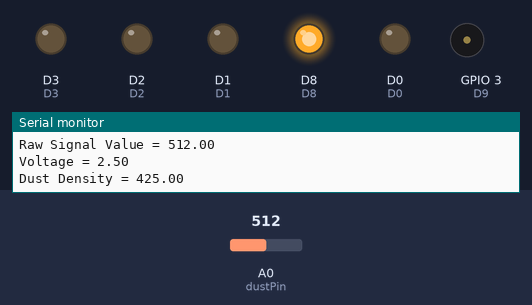
Bench run of a sketch on a simulated ESP8266 (NodeMCU). Parts: output pins drawn as LEDs (lit = HIGH), buzzer (waves = sounding), the last lines printed to the serial monitor. Inputs (shaded band) come from the test bench; at power-on: A0 (dustPin) = 512. WiFi joins after 1.5 s; servers stay silent unless stated; pins used as bus, display or sensor lines are not drawn.

Above: at 2.7 s.
2.8 s: A0 (dustPin) set to 716
At 7.3 s:
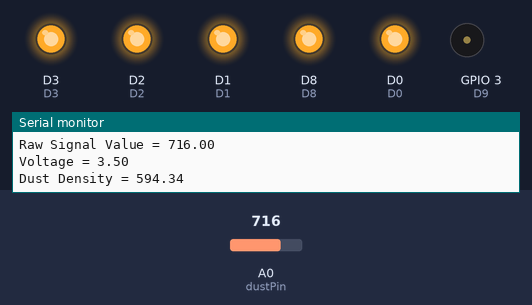
9.3 s: A0 (dustPin) set to 900
At 11.2 s:
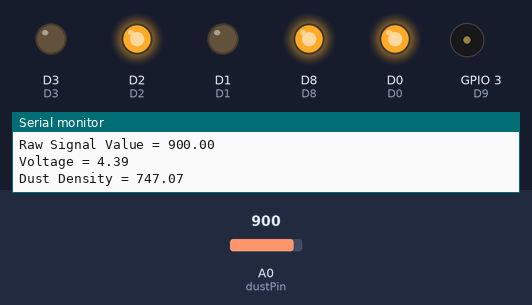
17.1 s: A0 (dustPin) set to 1023
At 19.7 s:
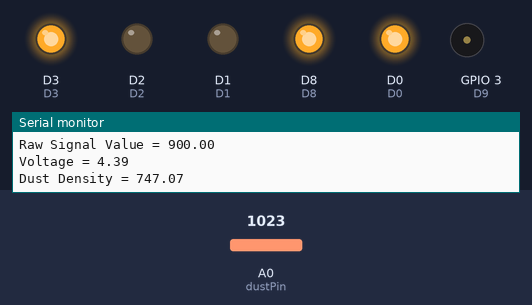
24.8 s: A0 (dustPin) set to 974
29.1 s: A0 (dustPin) set to 950
At 32.59 s:
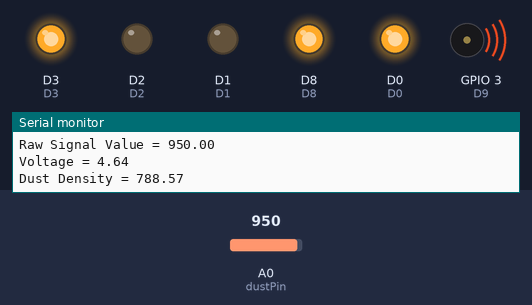
36.9 s: A0 (dustPin) set to 511
At 38.3 s:
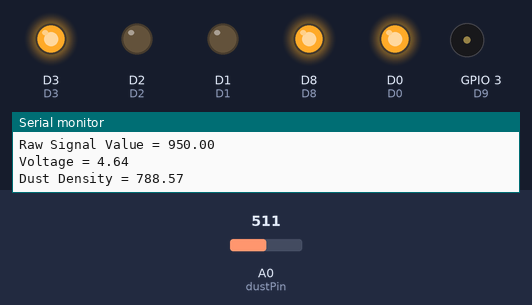
Timing chart, 0 to 45.7 s (numbered marks = the images above; inputs shaded):
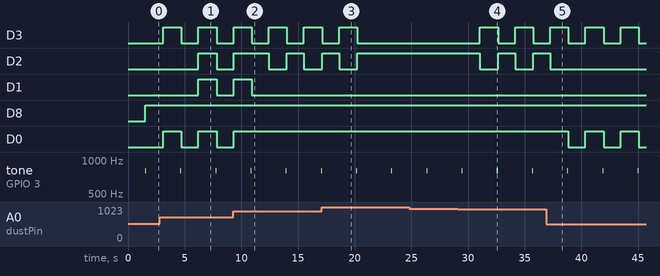

The sketch:

Mobile_AQI.ino
```cpp
#include <ESP8266WiFi.h> //library file for node mcu ESP8266
#include "7-seg.h"
#include "pollution.h"
#include "reg.h"

static const uint8_t D0   = 16; //pin decleration in node mcu
static const uint8_t D1   = 5;
static const uint8_t D2   = 4;
static const uint8_t D3   = 0;
static const uint8_t D4   = 2;
static const uint8_t D5   = 14;
static const uint8_t D6   = 12;
static const uint8_t D7   = 13;
static const uint8_t D10  = 1;

const char* ssid = "Vision";      // ssid and password for conncetion to wifi
const char* password = "spaceapps";

WiFiServer server(80);


String prepareHtmlPage()   //html to display on browser
{
  String htmlPage =
    String("HTTP/1.1 200 OK\r\n") +
    "Content-Type: text/html\r\n" +
    "Connection: close\r\n" +  // the connection will be closed after completion of the response
    "Refresh: 1\r\n" +  // refresh the page automatically every 1 sec
    "\r\n" +
    "<!DOCTYPE HTML>" +
    "<html>" +
    "<body>" +
    String(dustDensity) +
    "</body>" +
    "</html>" +
    "\r\n";
  return htmlPage;
}

void setup()
{
  Serial.begin(115200);

  pinMode(D0, OUTPUT);
  pinMode(D1, OUTPUT);
  pinMode(D2, OUTPUT);
  pinMode(D3, OUTPUT);
  pinMode(D4, OUTPUT);
  pinMode(D5, OUTPUT);
  pinMode(D6, OUTPUT);
  pinMode(D7, OUTPUT);
  pinMode(D8, OUTPUT);
  pinMode(D9, OUTPUT);
  define_segment_pins(D7, D6, D5, D4, D3, D2, D1, D0);
  int i = 0;

  Serial.printf("Connecting to %s ", ssid);
  WiFi.begin(ssid, password);
  while (WiFi.status() != WL_CONNECTED)
  {
    delay(500);
    Serial.print(".");
  }
  Serial.println(" connected");

  server.begin();
  Serial.printf("Web server started, open %s in a web browser\n", WiFi.localIP().toString().c_str()); // Print IP in serial moinitor


}
void loop()
{
  WiFiClient client = server.available();
  // wait for a client (web browser) to connect
  if (client)
  {
    Serial.println("\n[Client connected]");
    while (client.connected())
    {
      // read line by line what the client (web browser) is requesting
      if (client.available())
      {
        String line = client.readStringUntil('\r');
        Serial.print(line);
        // wait for end of client's request, that is marked with an empty line
        if (line.length() == 1 && line[0] == '\n')
        {
          client.println(prepareHtmlPage());
          break;
        }
      }
    }
    delay(1); // give the web browser time to receive the data

    // close the connection:
    client.stop();
    Serial.println("[Client disonnected]");
  }
  s_read();
  s_calculate();
  next_data(dustDensity);
  s_print();
  dangerCheck();
  s_disp(num, 0);
  delay(1500);
  s_disp(n_num, 1);
  delay(1500);
}
```

7-seg.h
```cpp
int disp_pin[8];  /* array for a-g pins of 7-Segment display */
bool dot = 1;    //for toggling the dot in seven segment display

void define_segment_pins(int a, int b, int c, int d, int e, int f, int g, int dp) /* Assigns 7-segment display pins to board */
{
  disp_pin[0] = a;
  disp_pin[1] = b;
  disp_pin[2] = c;
  disp_pin[3] = d;
  disp_pin[4] = e;
  disp_pin[5] = f;
  disp_pin[6] = g;
  disp_pin[7] = dp;
}

void s_disp(int num, bool dot) /* Function for displaying number (0-9) */
{
  digitalWrite(disp_pin[7], dot);
  switch (num)
  {
    case 0:
      digitalWrite(disp_pin[0], LOW); /* Drive disp_pin[0] to LOW */
      digitalWrite(disp_pin[1], LOW); /* Driving LOW turns on LED segment for common anode display */
      digitalWrite(disp_pin[2], LOW);
      digitalWrite(disp_pin[3], LOW);
      digitalWrite(disp_pin[4], LOW);
      digitalWrite(disp_pin[5], LOW);
      digitalWrite(disp_pin[6], HIGH);
      break;
    case 1:
      digitalWrite(disp_pin[0], HIGH);  /* Drive disp_pin[7] to HIGH */
      digitalWrite(disp_pin[1], LOW);
      digitalWrite(disp_pin[2], LOW);
      digitalWrite(disp_pin[3], HIGH);  /* Driving HIGH turns off LED segment for common anode display */
      digitalWrite(disp_pin[4], HIGH);
      digitalWrite(disp_pin[5], HIGH);
      digitalWrite(disp_pin[6], HIGH);
      break;
    case 2:
      digitalWrite(disp_pin[0], LOW);
      digitalWrite(disp_pin[1], LOW);
      digitalWrite(disp_pin[2], HIGH);
      digitalWrite(disp_pin[3], LOW);
      digitalWrite(disp_pin[4], LOW);
      digitalWrite(disp_pin[5], HIGH);
      digitalWrite(disp_pin[6], LOW);
      break;
    case 3:
      digitalWrite(disp_pin[0], LOW);
      digitalWrite(disp_pin[1], LOW);
      digitalWrite(disp_pin[2], LOW);
      digitalWrite(disp_pin[3], LOW);
      digitalWrite(disp_pin[4], HIGH);
      digitalWrite(disp_pin[5], HIGH);
      digitalWrite(disp_pin[6], LOW);
      break;
    case 4:
      digitalWrite(disp_pin[0], HIGH);
      digitalWrite(disp_pin[1], LOW);
      digitalWrite(disp_pin[2], LOW);
      digitalWrite(disp_pin[3], HIGH);
      digitalWrite(disp_pin[4], HIGH);
      digitalWrite(disp_pin[5], LOW);
      digitalWrite(disp_pin[6], LOW);
      break;
    case 5:
      digitalWrite(disp_pin[0], LOW);
      digitalWrite(disp_pin[1], HIGH);
      digitalWrite(disp_pin[2], LOW);
      digitalWrite(disp_pin[3], LOW);
      digitalWrite(disp_pin[4], HIGH);
      digitalWrite(disp_pin[5], LOW);
      digitalWrite(disp_pin[6], LOW);
      break;
    case 6:
      digitalWrite(disp_pin[0], LOW);
      digitalWrite(disp_pin[1], HIGH);
      digitalWrite(disp_pin[2], LOW);
      digitalWrite(disp_pin[3], LOW);
      digitalWrite(disp_pin[4], LOW);
      digitalWrite(disp_pin[5], LOW);
      digitalWrite(disp_pin[6], LOW);
      break;
    case 7:
      digitalWrite(disp_pin[0], LOW);
      digitalWrite(disp_pin[1], LOW);
      digitalWrite(disp_pin[2], LOW);
      digitalWrite(disp_pin[3], HIGH);
      digitalWrite(disp_pin[4], HIGH);
      digitalWrite(disp_pin[5], HIGH);
      digitalWrite(disp_pin[6], HIGH);
      break;
    case 8:
      digitalWrite(disp_pin[0], LOW);
      digitalWrite(disp_pin[1], LOW);
      digitalWrite(disp_pin[2], LOW);
      digitalWrite(disp_pin[3], LOW);
      digitalWrite(disp_pin[4], LOW);
      digitalWrite(disp_pin[5], LOW);
      digitalWrite(disp_pin[6], LOW);
      digitalWrite(disp_pin[7], dot);
      break;
    case 9:
      digitalWrite(disp_pin[0], LOW);
      digitalWrite(disp_pin[1], LOW);
      digitalWrite(disp_pin[2], LOW);
      digitalWrite(disp_pin[3], LOW);
      digitalWrite(disp_pin[4], HIGH);
      digitalWrite(disp_pin[5], LOW);
      digitalWrite(disp_pin[6], LOW);
      break;
    default:
      digitalWrite(disp_pin[0], HIGH);
      digitalWrite(disp_pin[1], LOW);
      digitalWrite(disp_pin[2], LOW);
      digitalWrite(disp_pin[3], LOW);
      digitalWrite(disp_pin[4], LOW);
      digitalWrite(disp_pin[5], HIGH);
      digitalWrite(disp_pin[6], LOW);
      digitalWrite(disp_pin[7], HIGH);
      break;
  }
}
```

pollution.h
```cpp
static const uint8_t D8   = 15;
const int ledPin = D8;    // IRED pin
static const uint8_t D9   = 3;
const int buzzerPin =D9;
const int dustPin = A0;  // dust sensor - node A0 pin

float voltsMeasured = 0; //raw voltage data from sensor
float calcVoltage = 0;   //refined voltage data range (0-5)volts
float dustDensity = 0;   //dust density measured with refrence to refined voltage
char data;               //data received form bluetooth
int num;                 //data mapped 0 to 9

void s_read() //read data from the sensor
{
  digitalWrite(ledPin, LOW); //   power on the LED
  delayMicroseconds(300);

  voltsMeasured = analogRead(dustPin); // read the dust value

  delayMicroseconds(40);
  digitalWrite(ledPin, HIGH); // turn the LED off
  delayMicroseconds(9680);

  if (Serial.available())
  {
    data = Serial.read();
    Serial.println(data);
  }
}

void s_calculate() // calculate the pollution density
{
  //measure your 5v and change below
  calcVoltage = voltsMeasured * (5.0 / 1024.0); //formula for voltage calculation
  dustDensity = 170 * ( calcVoltage -0.0); //0.0 for calibration

  num = map(dustDensity, 0, 700, 0, 10);// mapping of dust density between 0-10
}

void s_print()
{
  Serial.println("GP2Y1010AU0F readings");
  Serial.print("Raw Signal Value = ");
  Serial.println(voltsMeasured);
  Serial.print("Voltage = ");
  Serial.println(calcVoltage);
  Serial.print("Dust Density = ");
  Serial.println(dustDensity); // ug/m3
  Serial.println("");
}
void s_send() //for streaming to bluetooth device
{
  Serial.println(dustDensity);
}

void dangerCheck() //For buzzer
{
  if (dustDensity >= 220)
  {
    tone(buzzerPin, 800);
    delay(91);
    noTone(buzzerPin);
  }
}
```

reg.h
```cpp
int n_num, n_dustDensity;

void next_data(float dustDensity) //function to regression analysis
{
  int n = 16;
  int x[16] = {155, 157, 165, 168, 159, 142, 152, 152, 141, 148, 153, 151, 141, 154, 154, 166}; //sample data for regression analysis
  int y[16] = {157, 165, 168, 159, 142, 152, 152, 141, 148, 153, 151, 141, 154, 154, 166, 177}; //dependency of next hour data on present data
  float x2[16];
  float xy[16];
  float sumX = 0;
  float sumY = 0;
  float sumX2 = 0;
  float sumXY = 0;

  for (int i = 0; i < n ; i++) //regression calculation
  {
    sumX += x[i];
    sumY += y[i];
    x2[i] = x[i] * x[i];
    xy[i] = x[i] * y[i];
    sumXY += xy[i];
    sumX2 += x2[i];
  }
  float b = (n * sumXY - sumX * sumY) / (n * sumX2 - sumX * sumX); // slope of regression line
  float a = sumY / n - b * sumX / n; // y intercept on regression line

  n_dustDensity = (a + b * dustDensity); //predicted pollution level
  n_num = map(n_dustDensity, 0, 600, 0, 10); //mapping the data between 0-10
}
```

Measured:
- the behaviour switches between 963 and 962 on A0 (dustPin) (found by bisection; images 3 and 4)
- after the input at 2.8 s, D2, D1: LOW → HIGH after 3.4 s, → LOW 1.6 s later
- after the input at 9.3 s, D1: goes on until 10.9 s, then stays LOW; D0: goes on until 9.3 s, then stays HIGH
- after the input at 17.1 s, D3: goes on until 20.2 s, then stays LOW; D2: goes on until 20.2 s, then stays HIGH
- after the input at 29.1 s, D3: alternates HIGH for 1.6 s and LOW for 1.5 s, starting after 1.9 s; D2: alternates HIGH for 1.5 s and LOW for 1.6 s, starting after 1.9 s
- after the input at 36.9 s, D2: goes on until 37.2 s, then stays LOW; D0: alternates HIGH for 1.6 s and LOW for 1.5 s, starting after 2.0 s
- by itself, D3, D0: alternates HIGH for 1.6 s and LOW for 1.5 s
- by itself, tone on GPIO 3 (D9): alternates 800 Hz for 0.09 s and silent for 3.0 s
